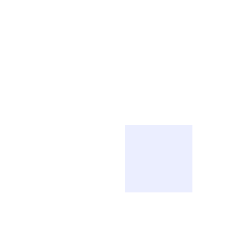
Frame 1 (no input)
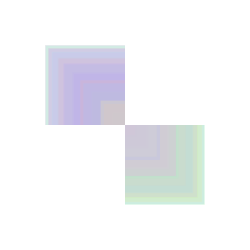
Frame 60 (the mouse pressed at the canvas centre just before this capture)
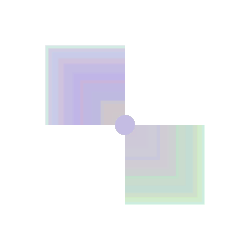
Frame 120 (the mouse held since frame 60 and released just before this capture)

The Processing sketch that drew these frames (run headless with seeded random() and noise(); from frame 60 on, the mouse is pressed at the canvas centre):

// Processing sketch: processing_160832
// ── processing_160832.pde

int counter;

void setup() {  //setup function called initially, only once
  size(250, 250);
  background(255);  //set background white
  colorMode(HSB);   //set colors to Hue, Saturation, Brightness mode
  counter = 0;
}

void draw() {  //draw function loops 
  counter++;
  noStroke();
  fill(random(255),100,255,50);
  
  if(mousePressed == true) { //add some interaction
    ellipse(mouseX, mouseY, 20, 20);
  }
  else {
     rect(width/2, height/2, 80*sin(counter), 80*sin(counter));
  }
}
